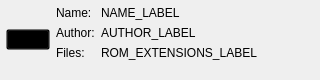
<?xml version="1.0" encoding="UTF-8"?>
<ui version="4.0">
 <class>ar::gui::virtual_console_selection_item_widget</class>
 <widget class="QFrame" name="ar::gui::virtual_console_selection_item_widget">
  <property name="geometry">
   <rect>
    <x>0</x>
    <y>0</y>
    <width>320</width>
    <height>80</height>
   </rect>
  </property>
  <property name="minimumSize">
   <size>
    <width>320</width>
    <height>80</height>
   </size>
  </property>
  <property name="windowTitle">
   <string>Form</string>
  </property>
  <layout class="QHBoxLayout" name="horizontalLayout">
   <property name="leftMargin">
    <number>6</number>
   </property>
   <property name="topMargin">
    <number>6</number>
   </property>
   <property name="rightMargin">
    <number>6</number>
   </property>
   <property name="bottomMargin">
    <number>6</number>
   </property>
   <item>
    <layout class="QHBoxLayout" name="horizontalLayout_2">
     <item>
      <widget class="QToolButton" name="icon_tool_button">
       <property name="styleSheet">
        <string notr="true">background-color: rgba(0,0,0,0);</string>
       </property>
       <property name="text">
        <string>ICON</string>
       </property>
      </widget>
     </item>
     <item>
      <layout class="QFormLayout" name="formLayout">
       <item row="0" column="0">
        <widget class="QLabel" name="label">
         <property name="text">
          <string>Name:</string>
         </property>
        </widget>
       </item>
       <item row="0" column="1">
        <widget class="QLabel" name="name_label">
         <property name="text">
          <string>NAME_LABEL</string>
         </property>
        </widget>
       </item>
       <item row="1" column="0">
        <widget class="QLabel" name="label_3">
         <property name="text">
          <string>Author:</string>
         </property>
        </widget>
       </item>
       <item row="1" column="1">
        <widget class="QLabel" name="author_label">
         <property name="text">
          <string>AUTHOR_LABEL</string>
         </property>
        </widget>
       </item>
       <item row="2" column="0">
        <widget class="QLabel" name="label_5">
         <property name="text">
          <string>Files:</string>
         </property>
        </widget>
       </item>
       <item row="2" column="1">
        <widget class="QLabel" name="rom_extensions_label">
         <property name="text">
          <string>ROM_EXTENSIONS_LABEL</string>
         </property>
        </widget>
       </item>
      </layout>
     </item>
     <item>
      <spacer name="horizontalSpacer">
       <property name="orientation">
        <enum>Qt::Horizontal</enum>
       </property>
       <property name="sizeHint" stdset="0">
        <size>
         <width>40</width>
         <height>20</height>
        </size>
       </property>
      </spacer>
     </item>
    </layout>
   </item>
  </layout>
 </widget>
 <resources/>
 <connections/>
</ui>
